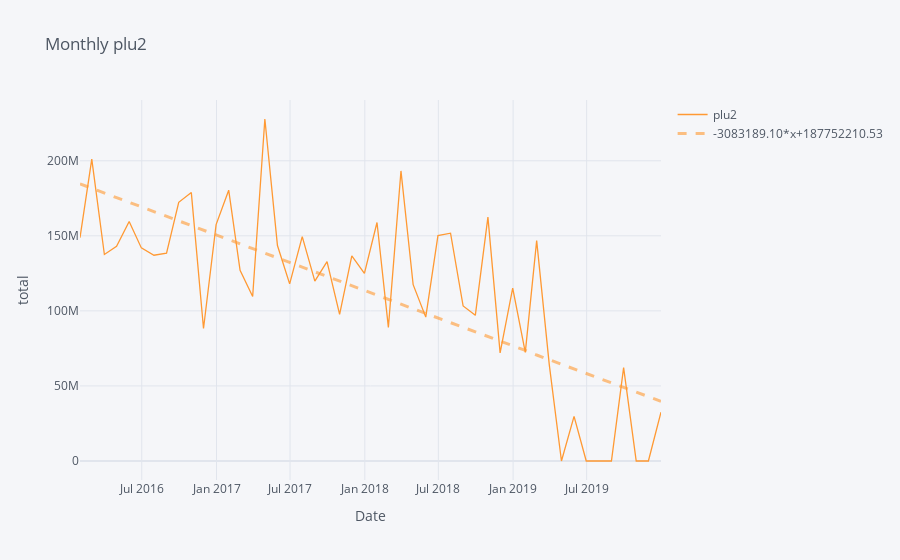

Notebook code for this chart:
### Code cell
pri_m = df_product_a[['plu2','date_w']].set_index('date_w').resample('M').sum()
price_month=pri_m.iplot(kind='line', xTitle='Date', yTitle='total',title='Monthly plu2', bestfit = True)
